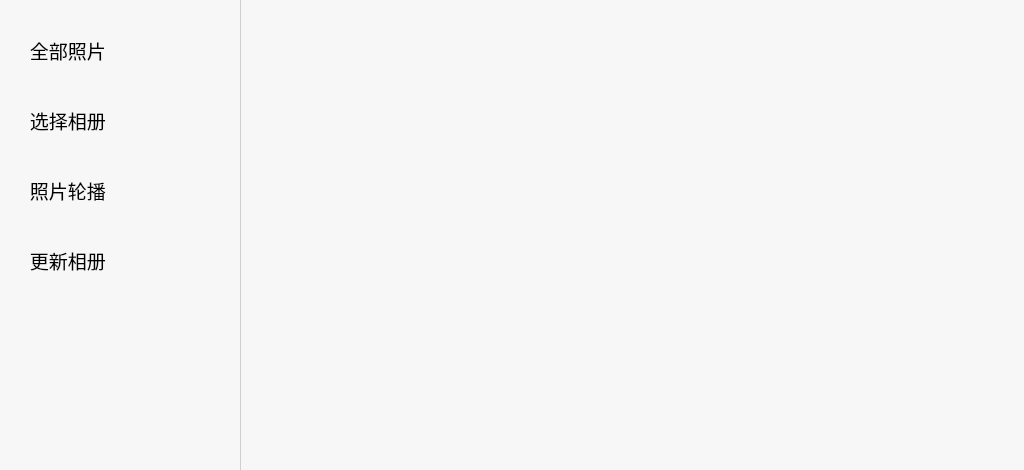
<?xml version="1.0" encoding="UTF-8"?>
<ui version="4.0">
 <class>Gallery</class>
 <widget class="QWidget" name="Gallery">
  <property name="geometry">
   <rect>
    <x>0</x>
    <y>0</y>
    <width>1024</width>
    <height>470</height>
   </rect>
  </property>
  <property name="minimumSize">
   <size>
    <width>1024</width>
    <height>470</height>
   </size>
  </property>
  <property name="maximumSize">
   <size>
    <width>1024</width>
    <height>470</height>
   </size>
  </property>
  <property name="windowTitle">
   <string>Gallery</string>
  </property>
  <widget class="QWidget" name="backgroundWidget" native="true">
   <property name="geometry">
    <rect>
     <x>0</x>
     <y>0</y>
     <width>1024</width>
     <height>470</height>
    </rect>
   </property>
   <property name="minimumSize">
    <size>
     <width>1024</width>
     <height>470</height>
    </size>
   </property>
   <property name="maximumSize">
    <size>
     <width>1024</width>
     <height>470</height>
    </size>
   </property>
   <property name="styleSheet">
    <string notr="true">QWidget#backgroundWidget {
	background-color: rgb(247, 247, 247);
}</string>
   </property>
   <widget class="QStackedWidget" name="picsShowStackedWidget">
    <property name="geometry">
     <rect>
      <x>0</x>
      <y>0</y>
      <width>1024</width>
      <height>470</height>
     </rect>
    </property>
    <property name="styleSheet">
     <string notr="true"/>
    </property>
    <widget class="QWidget" name="allPicsPage">
     <widget class="QListWidget" name="picsListWidget">
      <property name="geometry">
       <rect>
        <x>270</x>
        <y>0</y>
        <width>751</width>
        <height>471</height>
       </rect>
      </property>
      <property name="focusPolicy">
       <enum>Qt::NoFocus</enum>
      </property>
      <property name="styleSheet">
       <string notr="true">QListWidget#picsListWidget {
	background-color: transparent;
	border: none;
}</string>
      </property>
      <property name="selectionMode">
       <enum>QAbstractItemView::ExtendedSelection</enum>
      </property>
      <property name="iconSize">
       <size>
        <width>120</width>
        <height>120</height>
       </size>
      </property>
      <property name="movement">
       <enum>QListView::Static</enum>
      </property>
      <property name="resizeMode">
       <enum>QListView::Adjust</enum>
      </property>
      <property name="spacing">
       <number>10</number>
      </property>
      <property name="viewMode">
       <enum>QListView::IconMode</enum>
      </property>
     </widget>
     <widget class="QPushButton" name="autoShowPushButton">
      <property name="geometry">
       <rect>
        <x>10</x>
        <y>160</y>
        <width>221</width>
        <height>61</height>
       </rect>
      </property>
      <property name="font">
       <font>
        <family>MiSans Demibold</family>
        <pointsize>14</pointsize>
        <weight>50</weight>
        <bold>false</bold>
       </font>
      </property>
      <property name="focusPolicy">
       <enum>Qt::NoFocus</enum>
      </property>
      <property name="styleSheet">
       <string notr="true">QPushButton#autoShowPushButton {
	border: none;
	border-radius: 15px;
	text-align: left;
	padding: 15px;
}

QPushButton#autoShowPushButton:pressed {
	background-color: rgb(200, 200, 200);
	border: none;
	border-radius: 15px;
}</string>
      </property>
      <property name="text">
       <string> 照片轮播</string>
      </property>
      <property name="icon">
       <iconset resource="../icons.qrc">
        <normaloff>:/Icons/gallery/Icons/picsPlay.png</normaloff>:/Icons/gallery/Icons/picsPlay.png</iconset>
      </property>
      <property name="iconSize">
       <size>
        <width>20</width>
        <height>20</height>
       </size>
      </property>
     </widget>
     <widget class="QPushButton" name="allPicsPushButton">
      <property name="geometry">
       <rect>
        <x>10</x>
        <y>20</y>
        <width>221</width>
        <height>61</height>
       </rect>
      </property>
      <property name="font">
       <font>
        <family>MiSans Demibold</family>
        <pointsize>14</pointsize>
        <weight>50</weight>
        <bold>false</bold>
       </font>
      </property>
      <property name="focusPolicy">
       <enum>Qt::NoFocus</enum>
      </property>
      <property name="styleSheet">
       <string notr="true">QPushButton#allPicsPushButton {
	border: none;
	border-radius: 15px;
	text-align: left;
	padding: 15px;
}

QPushButton#allPicsPushButton:pressed {
	background-color: rgb(200, 200, 200);
	border: none;
	border-radius: 15px;
}</string>
      </property>
      <property name="text">
       <string> 全部照片</string>
      </property>
      <property name="icon">
       <iconset resource="../icons.qrc">
        <normaloff>:/Icons/gallery/Icons/image.png</normaloff>:/Icons/gallery/Icons/image.png</iconset>
      </property>
      <property name="iconSize">
       <size>
        <width>20</width>
        <height>20</height>
       </size>
      </property>
     </widget>
     <widget class="QPushButton" name="selectPathPushButton">
      <property name="geometry">
       <rect>
        <x>10</x>
        <y>90</y>
        <width>221</width>
        <height>61</height>
       </rect>
      </property>
      <property name="font">
       <font>
        <family>MiSans Demibold</family>
        <pointsize>14</pointsize>
        <weight>50</weight>
        <bold>false</bold>
       </font>
      </property>
      <property name="focusPolicy">
       <enum>Qt::NoFocus</enum>
      </property>
      <property name="styleSheet">
       <string notr="true">QPushButton#selectPathPushButton {
	border: none;
	border-radius: 15px;
	text-align: left;
	padding: 15px;
}

QPushButton#selectPathPushButton:pressed {
	background-color: rgb(200, 200, 200);
	border: none;
	border-radius: 15px;
}</string>
      </property>
      <property name="text">
       <string> 选择相册</string>
      </property>
      <property name="icon">
       <iconset resource="../icons.qrc">
        <normaloff>:/Icons/gallery/Icons/picAlbum.png</normaloff>:/Icons/gallery/Icons/picAlbum.png</iconset>
      </property>
      <property name="iconSize">
       <size>
        <width>20</width>
        <height>20</height>
       </size>
      </property>
     </widget>
     <widget class="Line" name="line">
      <property name="geometry">
       <rect>
        <x>240</x>
        <y>0</y>
        <width>1</width>
        <height>470</height>
       </rect>
      </property>
      <property name="styleSheet">
       <string notr="true">border: 1px solid rgb(207, 207, 207);</string>
      </property>
      <property name="orientation">
       <enum>Qt::Vertical</enum>
      </property>
     </widget>
     <widget class="QPushButton" name="updatePushButton">
      <property name="geometry">
       <rect>
        <x>10</x>
        <y>230</y>
        <width>221</width>
        <height>61</height>
       </rect>
      </property>
      <property name="font">
       <font>
        <family>MiSans Demibold</family>
        <pointsize>14</pointsize>
        <weight>50</weight>
        <bold>false</bold>
       </font>
      </property>
      <property name="focusPolicy">
       <enum>Qt::NoFocus</enum>
      </property>
      <property name="styleSheet">
       <string notr="true">QPushButton#updatePushButton {
	border: none;
	border-radius: 15px;
	text-align: left;
	padding: 15px;
}

QPushButton#updatePushButton:pressed {
	background-color: rgb(200, 200, 200);
	border: none;
	border-radius: 15px;
}</string>
      </property>
      <property name="text">
       <string> 更新相册</string>
      </property>
      <property name="icon">
       <iconset resource="../icons.qrc">
        <normaloff>:/Icons/gallery/Icons/refreshGallery.png</normaloff>:/Icons/gallery/Icons/refreshGallery.png</iconset>
      </property>
      <property name="iconSize">
       <size>
        <width>20</width>
        <height>20</height>
       </size>
      </property>
     </widget>
    </widget>
    <widget class="QWidget" name="showPicspage">
     <property name="styleSheet">
      <string notr="true">background-color: rgb(0, 0, 0);</string>
     </property>
     <widget class="QLabel" name="showPicsLabel">
      <property name="geometry">
       <rect>
        <x>0</x>
        <y>0</y>
        <width>1024</width>
        <height>470</height>
       </rect>
      </property>
      <property name="text">
       <string/>
      </property>
     </widget>
     <widget class="QPushButton" name="backPushButton">
      <property name="geometry">
       <rect>
        <x>10</x>
        <y>10</y>
        <width>50</width>
        <height>50</height>
       </rect>
      </property>
      <property name="focusPolicy">
       <enum>Qt::NoFocus</enum>
      </property>
      <property name="styleSheet">
       <string notr="true">QPushButton#backPushButton {
	background-color: rgb(255, 255, 255);
	border:none;
	border-radius: 25px;
}

QPushButton#backPushButton:pressed {
	background-color: rgb(200, 200, 200);
	border:none;
	border-radius: 25px;
}</string>
      </property>
      <property name="text">
       <string/>
      </property>
      <property name="icon">
       <iconset resource="../icons.qrc">
        <normaloff>:/Icons/gallery/Icons/backToPicsAlbum.png</normaloff>:/Icons/gallery/Icons/backToPicsAlbum.png</iconset>
      </property>
      <property name="iconSize">
       <size>
        <width>25</width>
        <height>25</height>
       </size>
      </property>
     </widget>
     <widget class="QPushButton" name="deletePushButton">
      <property name="geometry">
       <rect>
        <x>960</x>
        <y>10</y>
        <width>51</width>
        <height>51</height>
       </rect>
      </property>
      <property name="focusPolicy">
       <enum>Qt::NoFocus</enum>
      </property>
      <property name="styleSheet">
       <string notr="true">QPushButton#deletePushButton {
	background-color: rgb(255, 255, 255);
	border:none;
	border-radius: 25px;
}

QPushButton#deletePushButton:pressed {
	background-color: rgb(200, 200, 200);
	border:none;
	border-radius: 25px;
}</string>
      </property>
      <property name="text">
       <string/>
      </property>
      <property name="icon">
       <iconset resource="../icons.qrc">
        <normaloff>:/Icons/gallery/Icons/deletePics.png</normaloff>:/Icons/gallery/Icons/deletePics.png</iconset>
      </property>
      <property name="iconSize">
       <size>
        <width>25</width>
        <height>25</height>
       </size>
      </property>
     </widget>
     <widget class="QPushButton" name="previousPushButton">
      <property name="geometry">
       <rect>
        <x>840</x>
        <y>10</y>
        <width>51</width>
        <height>51</height>
       </rect>
      </property>
      <property name="font">
       <font>
        <family>MiSans</family>
        <pointsize>20</pointsize>
       </font>
      </property>
      <property name="focusPolicy">
       <enum>Qt::NoFocus</enum>
      </property>
      <property name="styleSheet">
       <string notr="true">QPushButton#previousPushButton {
	background-color: rgb(255, 255, 255);
	border:none;
	border-radius: 25px;
}

QPushButton#previousPushButton:pressed {
	background-color: rgb(200, 200, 200);
	border:none;
	border-radius: 25px;
}</string>
      </property>
      <property name="text">
       <string>&lt;</string>
      </property>
      <property name="iconSize">
       <size>
        <width>25</width>
        <height>25</height>
       </size>
      </property>
     </widget>
     <widget class="QPushButton" name="nextPushButton">
      <property name="geometry">
       <rect>
        <x>900</x>
        <y>10</y>
        <width>51</width>
        <height>51</height>
       </rect>
      </property>
      <property name="font">
       <font>
        <family>MiSans</family>
        <pointsize>20</pointsize>
       </font>
      </property>
      <property name="focusPolicy">
       <enum>Qt::NoFocus</enum>
      </property>
      <property name="styleSheet">
       <string notr="true">QPushButton#nextPushButton {
	background-color: rgb(255, 255, 255);
	border:none;
	border-radius: 25px;
}

QPushButton#nextPushButton:pressed {
	background-color: rgb(200, 200, 200);
	border:none;
	border-radius: 25px;
}</string>
      </property>
      <property name="text">
       <string>&gt;</string>
      </property>
      <property name="iconSize">
       <size>
        <width>25</width>
        <height>25</height>
       </size>
      </property>
     </widget>
     <widget class="QPushButton" name="likePushButton">
      <property name="geometry">
       <rect>
        <x>780</x>
        <y>10</y>
        <width>51</width>
        <height>51</height>
       </rect>
      </property>
      <property name="font">
       <font>
        <family>MiSans</family>
        <pointsize>20</pointsize>
       </font>
      </property>
      <property name="focusPolicy">
       <enum>Qt::NoFocus</enum>
      </property>
      <property name="styleSheet">
       <string notr="true">QPushButton#likePushButton {
	background-color: rgb(255, 255, 255);
	border:none;
	border-radius: 25px;
}

QPushButton#likePushButton:pressed {
	background-color: rgb(200, 200, 200);
	border:none;
	border-radius: 25px;
}</string>
      </property>
      <property name="text">
       <string/>
      </property>
      <property name="icon">
       <iconset resource="../icons.qrc">
        <normaloff>:/Icons/gallery/Icons/like.png</normaloff>:/Icons/gallery/Icons/like.png</iconset>
      </property>
      <property name="iconSize">
       <size>
        <width>28</width>
        <height>28</height>
       </size>
      </property>
     </widget>
    </widget>
   </widget>
  </widget>
 </widget>
 <resources>
  <include location="../icons.qrc"/>
 </resources>
 <connections/>
</ui>
